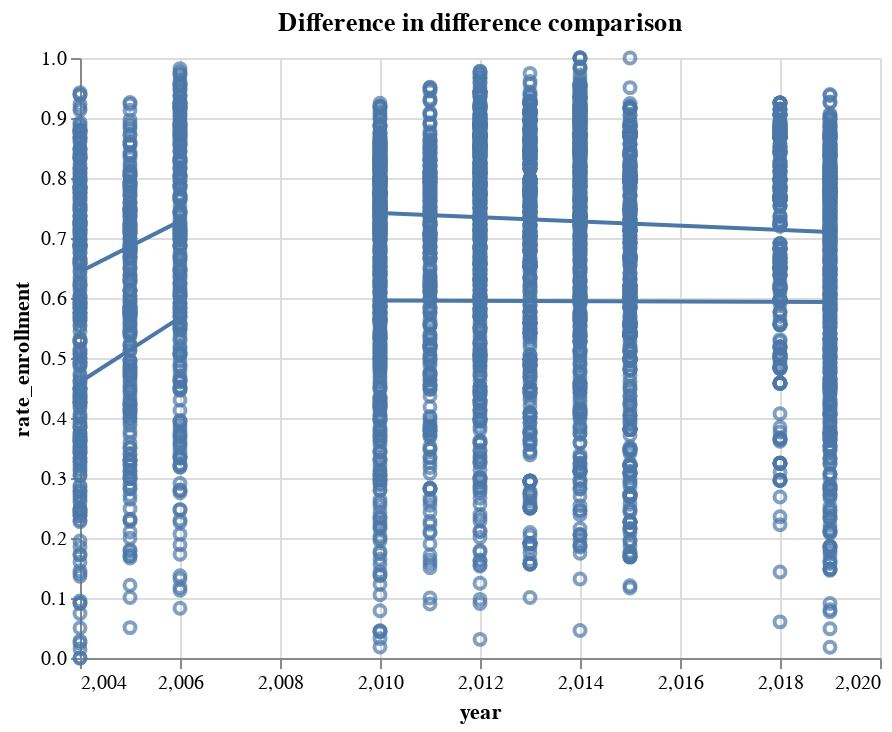

The notebook cell saved with this chart:
### Code cell
import altair as alt

base = (
    alt.Chart(Y_t1_pre, title="Difference in difference comparison")
    .mark_point()
    .encode(
        alt.X("year", scale=alt.Scale(zero=False)),
        alt.Y("rate_enrollment", scale=alt.Scale(zero=False)),
    )
)

base2 = (
    alt.Chart(Y_t0_pre)
    .mark_point()
    .encode(
        alt.X("year", scale=alt.Scale(zero=False)),
        alt.Y("rate_enrollment", scale=alt.Scale(zero=False)),
    )
)

base3 = (
    alt.Chart(Y_t0_post)
    .mark_point()
    .encode(
        alt.X("year", scale=alt.Scale(zero=False)),
        alt.Y("rate_enrollment", scale=alt.Scale(zero=False)),
    )
)

base4 = (
    alt.Chart(Y_t1_post)
    .mark_point()
    .encode(
        alt.X("year", scale=alt.Scale(zero=False)),
        alt.Y("rate_enrollment", scale=alt.Scale(zero=False)),
    )
)
# Adding linear regression to observe trend
(
    base
    + base2
    + base3
    + base4
    + base.transform_regression("year", "rate_enrollment").mark_line()
    + base2.transform_regression("year", "rate_enrollment").mark_line()
    + base3.transform_regression("year", "rate_enrollment").mark_line()
    + base4.transform_regression("year", "rate_enrollment").mark_line()
)

### Figure 1 — Vega-Lite specification as saved in the notebook (floating-point values rounded to 4 significant figures; data arrays with more than 128 entries replaced by an {"elided": "..."} marker saying what was removed)
{"config": {"view": {"continuousWidth": 400, "continuousHeight": 300}}, "layer": [{"data": {"name": "data-c1612168fcbe26d6ceadf92993a02f3c"}, "mark": "point", "encoding": {"x": {"type": "quantitative", "field": "year", "scale": {"zero": false}}, "y": {"type": "quantitative", "field": "rate_enrollment", "scale": {"zero": false}}}, "title": "Difference in difference comparison"}, {"data": {"name": "data-a1479e08bd33fb0791026b3b773522b0"}, "mark": "point", "encoding": {"x": {"type": "quantitative", "field": "year", "scale": {"zero": false}}, "y": {"type": "quantitative", "field": "rate_enrollment", "scale": {"zero": false}}}}, {"data": {"name": "data-309265ec8a1d6d5115e5df6b0945cb5e"}, "mark": "point", "encoding": {"x": {"type": "quantitative", "field": "year", "scale": {"zero": false}}, "y": {"type": "quantitative", "field": "rate_enrollment", "scale": {"zero": false}}}}, {"data": {"name": "data-a6111f41bbeebc6ac71e33b9012bb27a"}, "mark": "point", "encoding": {"x": {"type": "quantitative", "field": "year", "scale": {"zero": false}}, "y": {"type": "quantitative", "field": "rate_enrollment", "scale": {"zero": false}}}}, {"data": {"name": "data-c1612168fcbe26d6ceadf92993a02f3c"}, "mark": "line", "encoding": {"x": {"type": "quantitative", "field": "year", "scale": {"zero": false}}, "y": {"type": "quantitative", "field": "rate_enrollment", "scale": {"zero": false}}}, "title": "Difference in difference comparison", "transform": [{"on": "year", "regression": "rate_enrollment"}]}, {"data": {"name": "data-a1479e08bd33fb0791026b3b773522b0"}, "mark": "line", "encoding": {"x": {"type": "quantitative", "field": "year", "scale": {"zero": false}}, "y": {"type": "quantitative", "field": "rate_enrollment", "scale": {"zero": false}}}, "transform": [{"on": "year", "regression": "rate_enrollment"}]}, {"data": {"name": "data-309265ec8a1d6d5115e5df6b0945cb5e"}, "mark": "line", "encoding": {"x": {"type": "quantitative", "field": "year", "scale": {"zero": false}}, "y": {"type": "quantitative", "field": "rate_enrollment", "scale": {"zero": false}}}, "transform": [{"on": "year", "regression": "rate_enrollment"}]}, {"data": {"name": "data-a6111f41bbeebc6ac71e33b9012bb27a"}, "mark": "line", "encoding": {"x": {"type": "quantitative", "field": "year", "scale": {"zero": false}}, "y": {"type": "quantitative", "field": "rate_enrollment", "scale": {"zero": false}}}, "transform": [{"on": "year", "regression": "rate_enrollment"}]}], "$schema": "https://vega.github.io/schema/vega-lite/v4.8.1.json", "datasets": {"data-c1612168fcbe26d6ceadf92993a02f3c": {"elided": "347 records"}, "data-a1479e08bd33fb0791026b3b773522b0": {"elided": "347 records"}, "data-309265ec8a1d6d5115e5df6b0945cb5e": {"elided": "1625 records"}, "data-a6111f41bbeebc6ac71e33b9012bb27a": {"elided": "1625 records"}}}
